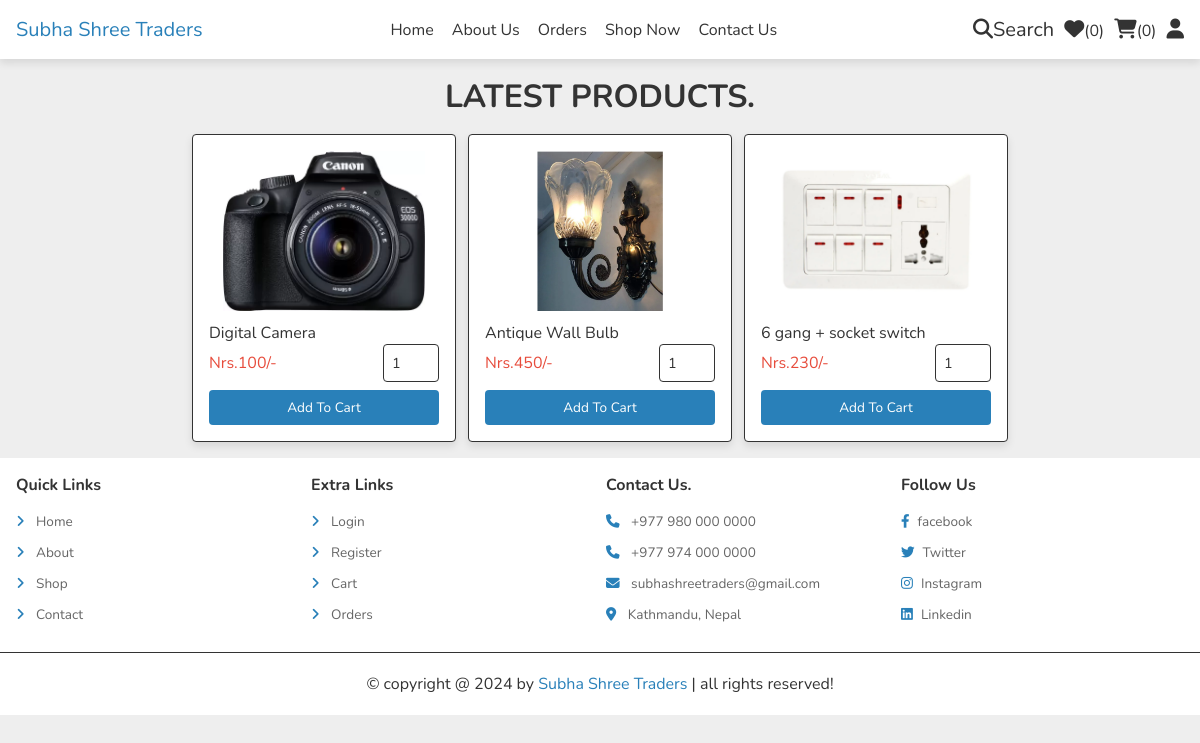
The page /shop.php on the database its author committed.
### tables this page shows
CREATE TABLE `products` (
  `id` int(100) NOT NULL,
  `name` varchar(100) NOT NULL,
  `details` varchar(500) NOT NULL,
  `price` int(10) NOT NULL,
  `image_01` varchar(100) NOT NULL,
  `image_02` varchar(100) NOT NULL,
  `image_03` varchar(100) NOT NULL,
  `category_id` int(100) NOT NULL,
  `quantity` int(11) NOT NULL DEFAULT 0
);

### shop.php (the view, shortened to what this page needs)
<?php
include 'components/connect.php';
?>
<!DOCTYPE html>
<html lang="en">
<head>
   <link rel="stylesheet" href="https://cdnjs.cloudflare.com/ajax/libs/font-awesome/6.1.1/css/all.min.css">
   <link rel="stylesheet" href="css/style.css">
</head>
<body>
<?php include 'components/user_header.php'; ?>
<section class="products">
   <h1 class="heading">Latest Products.</h1>
   <div class="box-container">
   <?php
     $select_products = $conn->prepare("SELECT * FROM `products`");
     $select_products->execute();
     if($select_products->rowCount() > 0){
      while($fetch_product = $select_products->fetch(PDO::FETCH_ASSOC)){
   ?>
   <form action="" method="post" class="box">
      <img src="uploaded_img/<?= $fetch_product['image_01']; ?>" alt="">
      <div class="name"><?= $fetch_product['name']; ?></div>
      <div class="flex">
         <div class="price"><span>Nrs.</span><?= $fetch_product['price']; ?><span>/-</span></div>
         <input type="number" name="qty" class="qty" min="1" max="<?= $fetch_product['quantity']; ?>" onkeypress="if(this.value.length == 2) return false;" value="1">
      </div>
      <input type="submit" value="add to cart" class="btn" name="add_to_cart">
   </form>
   <?php
      }
   }else{
      echo '<p class="empty">no products found!</p>';
   }
   ?>
   </div>
</section>
<?php include 'components/footer.php'; ?>
</body>
</html>

### css/style.css (style rules this page uses)
:root { --main-color:#2980b9; --orange:#f39c12; --red:#e74c3c; --black:#333; --white:#fff; --light-color:#666; --light-bg:#eee; --border:.2rem solid var(--black); --box-shadow:0 .5rem 1rem rgba(0,0,0,.1); }
* { font-family: 'Nunito', sans-serif; margin:0; padding:0; box-sizing: border-box; outline: none; border:none; text-decoration: none; }
html { font-size: 50%; overflow-x: hidden; }
body { background-color: var(--light-bg); }
section { padding:2rem; max-width: 1200px; margin:0 auto; }
.heading { font-size: 4rem; color:var(--black); margin-bottom: 2rem; text-align: center; text-transform: uppercase; }
.btn, .delete-btn, .option-btn { display: block; width: 100%; margin-top: 1rem; border-radius: .5rem; padding:1rem 3rem; font-size: 1.7rem; text-transform: capitalize; color:var(--white); cursor: pointer; text-align: center; }
.btn { background-color: var(--main-color); }
.products .box-container { display: grid; grid-template-columns: repeat(auto-fit, 33rem); gap:1.5rem; justify-content: center; align-items: flex-start; }
.products .box-container .box { position: relative; background-color: var(--white); box-shadow: var(--box-shadow); border-radius: .5rem; border:var(--border); padding:2rem; overflow: hidden; }
.products .box-container .box img { height: 20rem; width: 100%; object-fit: contain; margin-bottom: 1rem; }
.products .box-container .box .name { font-size: 2rem; color:var(--black); }
.products .box-container .box .flex { display: flex; align-items: center; gap:1rem; }
.products .box-container .box .flex .qty { width: 7rem; padding:1rem; border:var(--border); font-size: 1.8rem; color:var(--black); border-radius: .5rem; }
.products .box-container .box .flex .price { font-size: 2rem; color:var(--red); margin-right: auto; }

### rows shown on the page
products: image_01 (picture), name "Digital Camera", price "100"
products: image_01 (picture), name "Antique Wall Bulb", price "450"
products: image_01 (picture), name "6 gang + socket switch", price "230"

### other values the page prints
$total_wishlist_counts "0"
$total_cart_counts "0"
